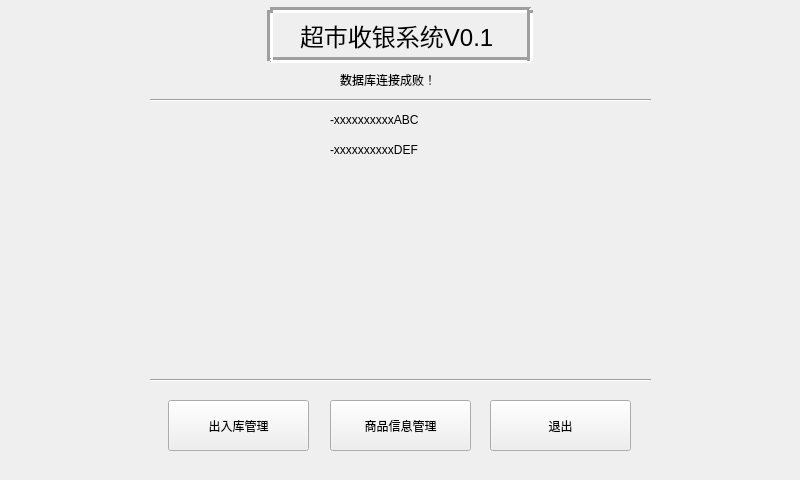
<?xml version="1.0" encoding="UTF-8"?>
<ui version="4.0">
 <class>Widget</class>
 <widget class="QWidget" name="Widget">
  <property name="geometry">
   <rect>
    <x>0</x>
    <y>0</y>
    <width>800</width>
    <height>480</height>
   </rect>
  </property>
  <property name="windowTitle">
   <string>超市收银系统V0.1</string>
  </property>
  <property name="styleSheet">
   <string notr="true">#Widget{border-image:url(:/img/sky)}</string>
  </property>
  <widget class="QLabel" name="lbHint">
   <property name="geometry">
    <rect>
     <x>340</x>
     <y>70</y>
     <width>121</width>
     <height>20</height>
    </rect>
   </property>
   <property name="text">
    <string>数据库连接成败！</string>
   </property>
  </widget>
  <widget class="QLabel" name="lbTitle">
   <property name="geometry">
    <rect>
     <x>300</x>
     <y>20</y>
     <width>201</width>
     <height>31</height>
    </rect>
   </property>
   <property name="font">
    <font>
     <pointsize>18</pointsize>
    </font>
   </property>
   <property name="text">
    <string>超市收银系统V0.1</string>
   </property>
  </widget>
  <widget class="QLabel" name="lbName1">
   <property name="geometry">
    <rect>
     <x>330</x>
     <y>110</y>
     <width>151</width>
     <height>20</height>
    </rect>
   </property>
   <property name="text">
    <string>-xxxxxxxxxxABC</string>
   </property>
  </widget>
  <widget class="QLabel" name="lbName2">
   <property name="geometry">
    <rect>
     <x>330</x>
     <y>140</y>
     <width>151</width>
     <height>20</height>
    </rect>
   </property>
   <property name="text">
    <string>-xxxxxxxxxxDEF</string>
   </property>
  </widget>
  <widget class="QPushButton" name="pbIOManager">
   <property name="geometry">
    <rect>
     <x>168</x>
     <y>400</y>
     <width>141</width>
     <height>51</height>
    </rect>
   </property>
   <property name="text">
    <string>出入库管理</string>
   </property>
  </widget>
  <widget class="QPushButton" name="pbInfoManager">
   <property name="geometry">
    <rect>
     <x>330</x>
     <y>400</y>
     <width>141</width>
     <height>51</height>
    </rect>
   </property>
   <property name="text">
    <string>商品信息管理</string>
   </property>
  </widget>
  <widget class="Line" name="line">
   <property name="geometry">
    <rect>
     <x>270</x>
     <y>50</y>
     <width>261</width>
     <height>20</height>
    </rect>
   </property>
   <property name="lineWidth">
    <number>3</number>
   </property>
   <property name="orientation">
    <enum>Qt::Horizontal</enum>
   </property>
  </widget>
  <widget class="Line" name="line_4">
   <property name="geometry">
    <rect>
     <x>270</x>
     <y>0</y>
     <width>261</width>
     <height>20</height>
    </rect>
   </property>
   <property name="lineWidth">
    <number>3</number>
   </property>
   <property name="orientation">
    <enum>Qt::Horizontal</enum>
   </property>
  </widget>
  <widget class="Line" name="line_5">
   <property name="geometry">
    <rect>
     <x>260</x>
     <y>10</y>
     <width>20</width>
     <height>51</height>
    </rect>
   </property>
   <property name="lineWidth">
    <number>3</number>
   </property>
   <property name="orientation">
    <enum>Qt::Vertical</enum>
   </property>
  </widget>
  <widget class="Line" name="line_6">
   <property name="geometry">
    <rect>
     <x>520</x>
     <y>10</y>
     <width>20</width>
     <height>51</height>
    </rect>
   </property>
   <property name="lineWidth">
    <number>3</number>
   </property>
   <property name="orientation">
    <enum>Qt::Vertical</enum>
   </property>
  </widget>
  <widget class="Line" name="line_7">
   <property name="geometry">
    <rect>
     <x>150</x>
     <y>90</y>
     <width>501</width>
     <height>20</height>
    </rect>
   </property>
   <property name="orientation">
    <enum>Qt::Horizontal</enum>
   </property>
  </widget>
  <widget class="QPushButton" name="pbQuit">
   <property name="geometry">
    <rect>
     <x>490</x>
     <y>400</y>
     <width>141</width>
     <height>51</height>
    </rect>
   </property>
   <property name="text">
    <string>退出</string>
   </property>
  </widget>
  <widget class="Line" name="line_9">
   <property name="geometry">
    <rect>
     <x>150</x>
     <y>370</y>
     <width>501</width>
     <height>20</height>
    </rect>
   </property>
   <property name="orientation">
    <enum>Qt::Horizontal</enum>
   </property>
  </widget>
  <widget class="QWidget" name="widget" native="true">
   <property name="geometry">
    <rect>
     <x>300</x>
     <y>170</y>
     <width>201</width>
     <height>201</height>
    </rect>
   </property>
   <property name="styleSheet">
    <string notr="true">border-image:url(:/img/hit)</string>
   </property>
  </widget>
 </widget>
 <layoutdefault spacing="6" margin="11"/>
 <resources/>
 <connections/>
</ui>
